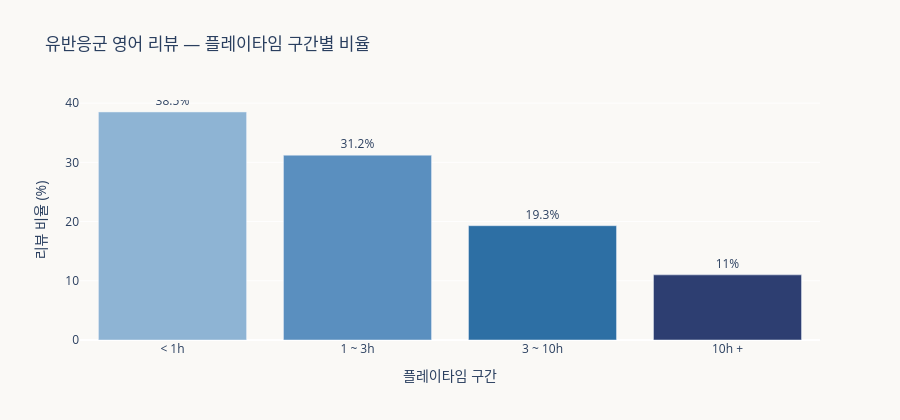

Notebook cell for this chart:
### Code cell
fig = px.bar(
    pt_summary,
    x='playtime_bin',
    y='비율(%)',
    color='playtime_bin',
    color_discrete_sequence=PLAYTIME_COLORS,
    text='비율(%)',
    title='유반응군 영어 리뷰 — 플레이타임 구간별 비율',
    labels={'playtime_bin': '플레이타임 구간', '비율(%)': '리뷰 비율 (%)'},
)
fig.update_traces(texttemplate='%{text}%', textposition='outside')
fig.update_layout(showlegend=False, height=420, plot_bgcolor=CREAM, paper_bgcolor=CREAM)
fig.show()

### Figure 1 — Plotly figure (JSON) as saved in the notebook; plotly's stock layout.template omitted (floating-point values rounded to 4 significant figures)
{"data": [{"hovertemplate": "플레이타임 구간=%{x}<br>리뷰 비율 (%)=%{text}<extra></extra>", "legendgroup": "< 1h", "marker": {"color": "#8EB4D4", "pattern": {"shape": ""}}, "name": "< 1h", "orientation": "v", "showlegend": true, "text": [38.5], "textposition": "outside", "texttemplate": "%{text}%", "type": "bar", "x": ["< 1h"], "xaxis": "x", "y": [38.5], "yaxis": "y"}, {"hovertemplate": "플레이타임 구간=%{x}<br>리뷰 비율 (%)=%{text}<extra></extra>", "legendgroup": "1 ~ 3h", "marker": {"color": "#5A8FBF", "pattern": {"shape": ""}}, "name": "1 ~ 3h", "orientation": "v", "showlegend": true, "text": [31.2], "textposition": "outside", "texttemplate": "%{text}%", "type": "bar", "x": ["1 ~ 3h"], "xaxis": "x", "y": [31.2], "yaxis": "y"}, {"hovertemplate": "플레이타임 구간=%{x}<br>리뷰 비율 (%)=%{text}<extra></extra>", "legendgroup": "3 ~ 10h", "marker": {"color": "#2D6FA4", "pattern": {"shape": ""}}, "name": "3 ~ 10h", "orientation": "v", "showlegend": true, "text": [19.3], "textposition": "outside", "texttemplate": "%{text}%", "type": "bar", "x": ["3 ~ 10h"], "xaxis": "x", "y": [19.3], "yaxis": "y"}, {"hovertemplate": "플레이타임 구간=%{x}<br>리뷰 비율 (%)=%{text}<extra></extra>", "legendgroup": "10h +", "marker": {"color": "#2D3E71", "pattern": {"shape": ""}}, "name": "10h +", "orientation": "v", "showlegend": true, "text": [11.0], "textposition": "outside", "texttemplate": "%{text}%", "type": "bar", "x": ["10h +"], "xaxis": "x", "y": [11.0], "yaxis": "y"}], "layout": {"barmode": "relative", "height": 420, "legend": {"title": {"text": "플레이타임 구간"}, "tracegroupgap": 0}, "paper_bgcolor": "#FAF9F6", "plot_bgcolor": "#FAF9F6", "showlegend": false, "title": {"text": "유반응군 영어 리뷰 — 플레이타임 구간별 비율"}, "xaxis": {"anchor": "y", "categoryarray": ["< 1h", "1 ~ 3h", "3 ~ 10h", "10h +"], "categoryorder": "array", "domain": [0, 1], "title": {"text": "플레이타임 구간"}}, "yaxis": {"anchor": "x", "domain": [0, 1], "title": {"text": "리뷰 비율 (%)"}}}}
